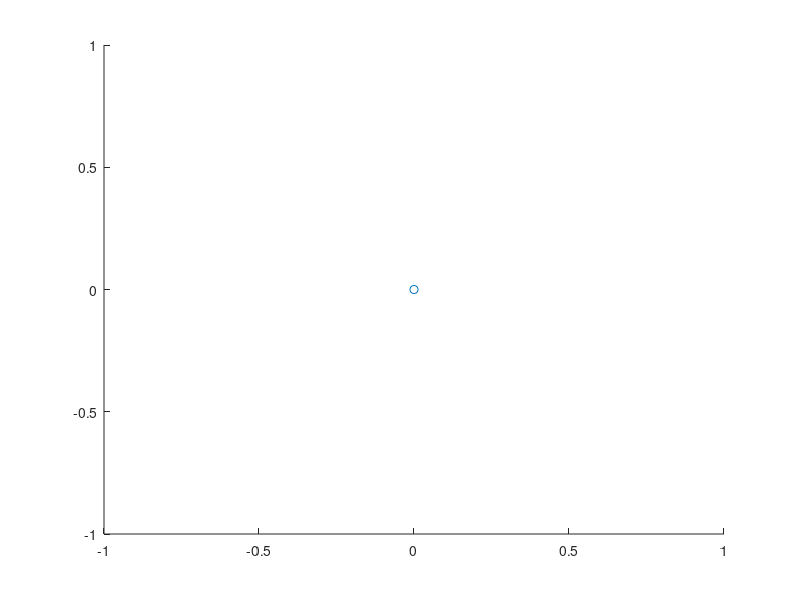

MATLAB code for this plot: (Note: this script raises an error after producing the figure.)
tic
hold on
scatter(0,0)
for i=1:20
    main()
end
toc

function main()
    N = 200;
    p = 40;
    beta = 50;
    patterns = generate_n_random_patterns(N, p);
    time_steps = 0:1000;
    weights_prim = weights(patterns);
    pattern = patterns(:, 1);
    prev_state = pattern;
    result = zeros(1, length(time_steps));
    i = 1;
    for t=time_steps
        
        res = order_parameter(pattern, prev_state, beta, weights_prim);
        result(i) = res{1,1};
        prev_state = res{1,2};
        
        i = i + 1;
    end
    plot(time_steps, result)
end

function m = order_parameter(fed_pattern, prev_state, beta, weights)
    N = length(fed_pattern);
    summa = 0;
    state = zeros(length(fed_pattern), 1);
    
    for i=1:N
        state(i) = update(beta, i, prev_state, weights);
        summa = summa + state(i) * fed_pattern(i);
    end
    m = {summa/N, state};
end

function s = update(beta, index, prev_state, weights_prime)
    
    b_i = coolfunction(weights_prime(:, index),prev_state);
    probabillity = g(b_i, beta);
    random = rand;
    
    if random <= probabillity
       s = 1; 
    else
       s = -1;
    end
end

function w = weights(patterns)
    N = length(patterns(:, 1));
    
    matrix = patterns * patterns.';
    for i=1:N
        matrix(i,i) = 0;
    end
    w = 1/N * matrix;
end

function f = coolfunction(weights_prime, prev_state)
    f = weights_prime.' * prev_state;
end

function f = g(b_i, beta)
    f = 1 /(1 + exp(-2*beta*b_i));
end

function f = generate_random_pattern(neurons)
    pattern = randi([0 1], neurons, 1);
    pattern(pattern==0) = -1;
    f = pattern;
end

function p = generate_n_random_patterns(neurons, n)
    patterns = zeros(neurons, n);
    for j=1:n
        pattern = generate_random_pattern(neurons);
        patterns(:, j) = pattern;
    end
    
    p = patterns;
end